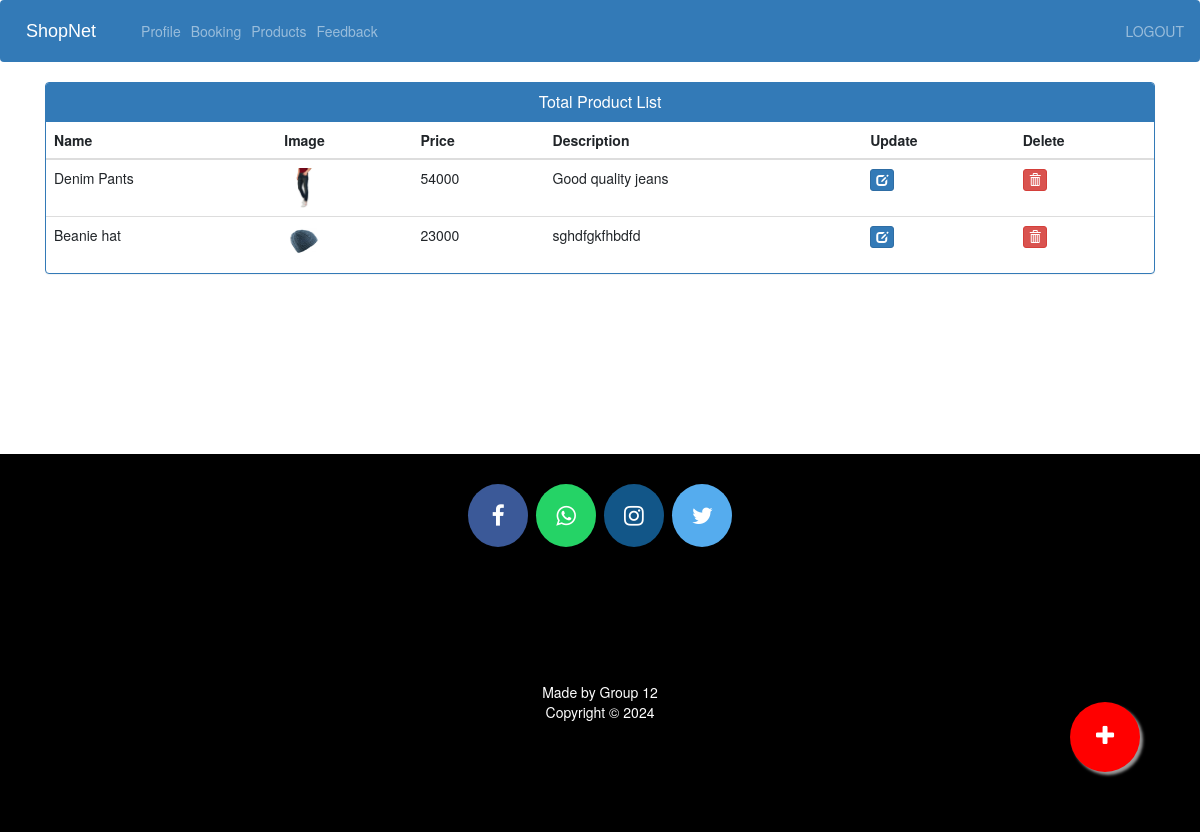
The page /business-products/ (signed in) on the database as committed earlier.
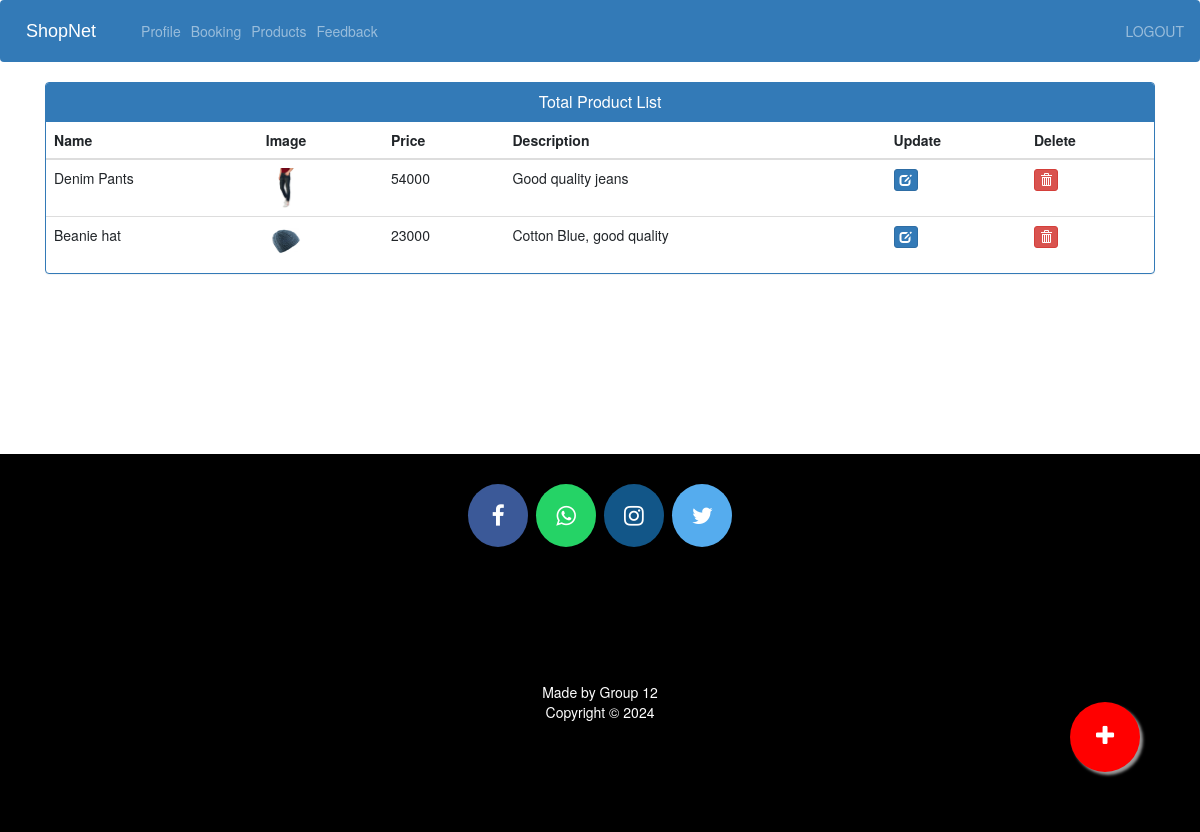
The same page on the database as committed later.
### business/models.py (models this page shows, shortened)
class Product(models.Model):
    business=models.ForeignKey(Business,on_delete=models.CASCADE)
    name=models.CharField(max_length=40)
    category=models.ForeignKey(Category,on_delete=models.CASCADE)
    product_image= models.ImageField(upload_to='product_image/',null=True,blank=True)
    price = models.PositiveIntegerField()
    description=models.CharField(max_length=40,null=True,blank=True)

### business/views.py (the view)
# urls.py: path('business-products/', business_products_view,name='business-products'),
@login_required(login_url='businesslogin')
def business_products_view(request):
    products=Product.objects.filter(business__user=request.user)
    return render(request,'business/business_products.html',{'products':products})

### business/templates/business/business_products.html (shortened to what this page needs)
{% extends 'business/admin_base.html' %}
{% load static %}
{% block content %}
<head>
  <link href="//netdna.bootstrapcdn.com/bootstrap/3.0.0/css/bootstrap.min.css" rel="stylesheet" id="bootstrap-css">
</head>
<div class="container">
  <div class="panel panel-primary">
    <div class="panel-heading">
      <h6 class="panel-title">Total Product List</h6>
    </div>
    <table class="table table-hover" id="dev-table">
      <thead>
        <tr>
          <th>Name</th>
          <th>Image</th>
          <th>Price</th>
          <th>Description</th>
          <th>Update</th>
          <th>Delete</th>
        </tr>
      </thead>
      {% for p in products %}
  {% if p %}
      <tr>
        <td> {{p.name}}</td>
        <td> <img src="{% static p.product_image.url %}" alt="Profile Pic" height="40px" width="40px" /></td>
        <td>{{p.price}}</td>
        <td>{{p.description}}</td>
        <td><a class="btn btn-primary btn-xs" href="{% url 'business-update-product' p.id  %}"><span class="glyphicon glyphicon-edit"></span></a></td>
        <td><a class="btn btn-danger btn-xs" href="{% url 'business-delete-product' p.id  %}"><span class="glyphicon glyphicon-trash"></span></a></td>
      </tr>
      {%else%}
      <br><br><br>
      <h1>no products</h1>
      {% endif %}
      {% endfor %}
    </table>
  </div>
</div>
<a href="/business-add-product" class="float">
<i class="fa fa-plus my-float"></i>
</a>
{% endblock content %}

Rows that differ between the two databases and show on the page:
changed Product "Beanie hat": description "sghdfgkfhbdfd" → "Cotton Blue, good quality"
